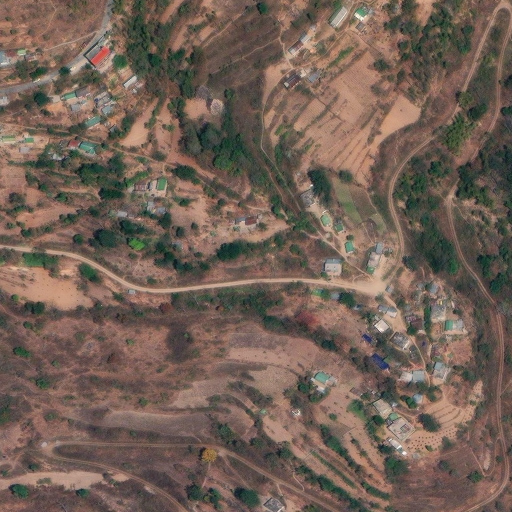
#> input picture viewer/samples/terraced_village.jpg, 1024 x 1024 px (shown at 1/2 size); its folder holds 2 pictures in this run
$ python verify_nodata.py
#> lines starting #> are read from the running program, lines starting #| are printed output that depends on the picture; after the words box and inside, x2 and y2 are one past the last pixel; in counts of white or black regions, pixels touching at a corner belong together
### depthwizard/rgb.py
"""Read any uploaded image as 8-bit RGB -- the one reader the model and the viewer share.

infer.py fed the model through PIL while export_terrain.py read the texture through
rasterio, so the two could disagree about the same file. Found 25 Sep, uploading odd
inputs to a local copy of the live server:

  * a palette PNG (what TinyPNG / pngquant produce) came through rasterio as colour-table
    indices: heights fine, draped texture grey noise;
  * a grey+alpha PNG had two bands, `[..., :3]` kept both, and the export crashed;
  * a 4-band B,G,R,NIR GeoTIFF -- the band order of Cartosat MX, PlanetScope and most
    multispectral stacks -- had its first three bands read as R,G,B, swapping red and blue
    in both what the model saw and what the viewer showed.

Kept free of torch so export_terrain.py can import it without paying for the model.
"""
from __future__ import annotations

from pathlib import Path

import numpy as np


BAND_ORDERS = ("auto", "rgb", "bgr")


# [28 lines left out: function band_plan, not called in this run]


def _rgb_band_indices(src) -> list[int]:
    """Zero-based indices of the red, green and blue bands of an open rasterio dataset."""
    return band_plan(src)[0]


# [35 lines left out: functions describe_bands, _stretch, not called in this run]


def read_rgb(path, band_order: str = "auto") -> np.ndarray:
    """HxWx3 uint8 RGB from a GeoTIFF, PNG or JPG."""
    return read_rgb_valid(path, band_order)[0]


# What separates a footprint border from a shadow that happens to touch the edge, measured
# 26 Sep on 419 real border-free images (DFC2019, Maxar Sikkim/Nepal crops, samples) and 8
# real footprint edges cut from raw Maxar tiles with their masks dropped:
#   shadows:  at most 0.71 % of the perimeter in contact, 0.06 % of the area
#   borders:  47-68 % of the perimeter, 45-86 % of the area
# "Black and touching the edge" alone is NOT enough: a building shadow in OMA_281_005 is
# exactly (0,0,0) and touches the edge. The thresholds sit 4x above the worst shadow; a
# 150 px corner clip of a 1024 px tile (7 % contact, 2 % area) still qualifies.
_MIN_CONTACT = 0.03          # fraction of the image perimeter the region runs along
_MIN_AREA = 0.0025           # fraction of the image it covers
# JPEG compression -- in a .jpg, or inside a Maxar visual GeoTIFF -- leaves the border's
# boundary at 1-6 rather than 0. Grow a confirmed border this far into near-black.
_FRINGE_PX, _FRINGE_TOL = 4, 8


def _edge_connected(dark: np.ndarray, near_black: np.ndarray | None = None) -> np.ndarray:
    """The footprint border within `dark`: components running along the image edge.

    `near_black` (optional) is where the confirmed border may grow by a few pixels, to
    take in the compression fringe along its boundary."""
    if not dark.any():
        return dark
    from scipy.ndimage import binary_dilation, label
    lab, n = label(dark)
    H, W = lab.shape
    ring = np.concatenate([lab[0], lab[-1], lab[:, 0], lab[:, -1]])
    contact = np.bincount(ring, minlength=n + 1)
    area = np.bincount(lab.ravel(), minlength=n + 1)
    keep = (contact >= _MIN_CONTACT * 2 * (H + W)) & (area >= _MIN_AREA * H * W)
    keep[0] = False
    border = keep[lab]
    if near_black is not None and border.any():
        border |= binary_dilation(border, iterations=_FRINGE_PX) & near_black
    return border


def read_rgb_valid(path, band_order: str = "auto") -> tuple[np.ndarray, np.ndarray]:
    """(HxWx3 uint8 RGB, HxW bool valid) from a GeoTIFF, PNG or JPG.

    A pixel is invalid when the file says so -- declared nodata, a zero alpha, an internal
    mask, NaN -- or when it belongs to a pure-black region touching the image edge. The
    second case is the footprint border of a clipped satellite scene, which often carries
    no nodata tag at all. `band_order` ("auto", "rgb", "bgr") overrides which GeoTIFF
    bands are read as red, green and blue; PNG and JPG define their own order. Without this mask the model estimated heights for that border
    and the viewer drew it as a flat black shelf around the scene.

    "Pure black" is judged on the RAW values, never after the percentile stretch: the
    stretch clips the darkest 2% of real pixels (deep shadow) to 0, and those must stay
    valid. Only regions connected to the edge count, so a black roof or a shadow inside
    the scene is never masked.
    """
    path = Path(path)
    if path.suffix.lower() in (".tif", ".tiff"):
        import warnings
        import rasterio
        with warnings.catch_warnings():
            warnings.simplefilter("ignore")
            with rasterio.open(path) as src:
                idx = band_plan(src, band_order)[0]
                a = src.read([i + 1 for i in idx])            # 3 x H x W
                nodata = src.nodata
                # Declared nodata, alpha bands and internal masks, as GDAL resolves them.
                valid = src.dataset_mask() > 0
                if (src.count == 4 and src.dtypes[0] == "uint8"
                        and not any(c.name == "alpha" for c in src.colorinterp)):
                    # An untagged 8-bit fourth band MAY be the alpha GDAL did not know to
                    # apply -- or near-infrared, which reads ~0 over water. Only a band
                    # holding nothing but 0 and 255 (and some 255) is treated as alpha;
                    # anything continuous is left alone, as the reader always did.
                    b4 = src.read(4)
                    if (b4 == 255).any() and ((b4 == 0) | (b4 == 255)).all():
                        valid &= b4 > 0
        a = np.transpose(a, (1, 2, 0))
        if a.dtype.kind == "f":
            valid &= np.isfinite(a).all(-1)
        # Raw zero in every band. For 8-bit this is pure black; for 16-bit or float it
        # is a value real sensor data does not produce across all three bands at once.
        valid &= ~_edge_connected((a == 0).all(-1) & valid,
                                  (a.max(-1) <= _FRINGE_TOL) if a.dtype == np.uint8 else None)
        if a.dtype == np.uint8:
            return np.ascontiguousarray(a), valid
        a = a.astype(np.float32)
        if nodata is not None:
            # A finite nodata value (-9999, 0 on an unsigned border) would otherwise set
            # the low percentile and wash the whole image out.
            a[a == nodata] = np.nan
        a[~valid] = np.nan              # keep masked pixels out of the stretch percentiles
        return _stretch(a), valid

    from PIL import Image, ImageOps
    im = ImageOps.exif_transpose(Image.open(path))
    if im.mode in ("I;16", "I;16B", "I;16L", "I", "F"):
        # 16-bit / float greyscale: convert("RGB") would clip everything above 255 to white.
        raw = np.array(im)
        valid = np.isfinite(raw) if raw.dtype.kind == "f" else np.ones(raw.shape, bool)
        valid &= ~_edge_connected((raw == 0) & valid)
        g = _stretch(np.where(valid, raw, np.nan))
        return np.stack([g] * 3, -1), valid
    if im.mode in ("RGBA", "LA", "PA") or "transparency" in im.info:
        valid = np.array(im.convert("RGBA"))[..., 3] > 0
    else:
        valid = np.ones((im.height, im.width), bool)
    rgb = np.array(im.convert("RGB"))
    # PNG is lossless, so a border is exactly 0. JPEG can lift a flat black block to 1-3;
    # the contact and area thresholds, not this tolerance, are what keep shadows valid.
    core = 3 if path.suffix.lower() in (".jpg", ".jpeg") else 0
    mx = rgb.max(-1)
    valid &= ~_edge_connected((mx <= core) & valid, mx <= _FRINGE_TOL)
    return rgb, valid

### tools/verify_nodata.py
"""Check the nodata detector in depthwizard/rgb.py against real imagery.

    python tools/verify_nodata.py

Three parts, each a claim the detector has to earn:

  A. No regression. On real images with no border, read_rgb returns exactly the pixels the
     previous reader returned (loaded from git HEAD~ for rgb.py, or --baseline), and the
     mask flags nothing. A shadow punched out of a real scene is worse than the slab.
  B. Real borders are found. Footprint edges cut from raw Maxar Open Data tiles, whose own
     per-dataset mask is the truth, written every way a visitor might upload them.
  C. Controls. A black square inside a scene and a short black notch on its edge stay
     valid.

Needs the raw Maxar tiles under D:/sih2026/data/maxar (part B) and the DFC2019 tiles
(part A); parts without their data are reported as skipped, never as passed.
"""
from __future__ import annotations

import argparse
import glob
import importlib.util
import random
import subprocess
import sys
import tempfile
import warnings
from pathlib import Path

import numpy as np

ROOT = Path(__file__).resolve().parents[1]
sys.path.insert(0, str(ROOT))
from depthwizard.rgb import read_rgb_valid  # noqa: E402

warnings.filterwarnings("ignore")
DATA = Path("D:/sih2026/data")
OUT = ROOT.parent / "out" / "nodata_fixtures"
FAILS: list[str] = []


def check(ok: bool, msg: str) -> None:
    print(f"  {'PASS' if ok else 'FAIL'}  {msg}")
    if not ok:
        FAILS.append(msg)


def load_baseline(rev: str):
    """The previous rgb.py, straight from git, as a module."""
#> (the call stopped at in load_baseline, `src = subprocess.run(["git", "show", f"{rev}:depthwizard/rgb.py"], cwd..`: subprocess is not available in this run)
    src = subprocess.run(["git", "show", f"{rev}:depthwizard/rgb.py"], cwd=ROOT,
                         capture_output=True, text=True, encoding="utf-8", check=True).stdout
    tmp = Path(tempfile.mkdtemp()) / "rgb_baseline.py"
    tmp.write_text(src, encoding="utf-8")
    spec = importlib.util.spec_from_file_location("rgb_baseline", tmp)
    mod = importlib.util.module_from_spec(spec)
    spec.loader.exec_module(mod)
    return mod


def part_a(baseline, n_dfc: int) -> None:
    print("\nA. real images without a border: same pixels as before, nothing masked")
    random.seed(0)
    dfc = glob.glob(str(DATA / "extracted/**/*_RGB*.tif"), recursive=True)
    files = (glob.glob("D:/sih2026/testkit/*.tif") + glob.glob("D:/sih2026/demo_uploads/*.tif")
             + glob.glob("D:/sih2026/demo_uploads/*.png")
             + glob.glob(str(ROOT / "viewer/samples/*.tif"))
             + glob.glob(str(ROOT / "viewer/samples/*.png"))
             + [f for f in glob.glob(str(ROOT / "viewer/samples/*.jpg")) if "thumb" not in f]
             + random.sample(dfc, min(n_dfc, len(dfc))))
    if not files:
        print("  SKIP  no images found")
        return
    changed, masked = [], []
    for f in files:
        rgb, valid = read_rgb_valid(f)
        if not np.array_equal(rgb, baseline.read_rgb(f)):
            changed.append(Path(f).name)
        if not valid.all():
            masked.append(f"{Path(f).name} ({int((~valid).sum())} px)")
    check(not changed, f"{len(files)} images read identically to the previous reader"
          + (f"; changed: {changed[:5]}" if changed else ""))
    check(not masked, f"no pixel masked on any of them"
          + (f"; masked: {masked[:5]}" if masked else ""))


def _iou(a: np.ndarray, b: np.ndarray) -> float:
    u = (a | b).sum()
    return 1.0 if u == 0 else float((a & b).sum() / u)


def part_b() -> None:
    print("\nB. real Maxar footprint edges, truth = the tile's own mask")
    import rasterio
    from PIL import Image
    from rasterio.windows import Window
    tiles = ["45_120220031230_10300100CF621C00", "44_120220011002_103001003B39FB00"]
    wins = {tiles[0]: (5376, 1280), tiles[1]: (3328, 14592)}
    OUT.mkdir(parents=True, exist_ok=True)
    found = False
    for t in tiles:
        p = glob.glob(str(DATA / f"maxar/*/{t}-visual.tif"))
        if not p:
            continue
        found = True
        x, y = wins[t]
        w = Window(x, y, 1024, 1024)
        with rasterio.open(p[0]) as s:
            a = s.read([1, 2, 3], window=w)                  # 3 x H x W, uint8
            truth = s.dataset_mask(window=w) == 0            # True = invalid
        tag = t[:15]
        prof = dict(driver="GTiff", width=1024, height=1024, count=3, dtype="uint8",
                    compress="deflate")

        def tif(name, arr, **extra):
            f = OUT / f"{tag}_{name}.tif"
            with rasterio.open(f, "w", **{**prof, **extra, "count": arr.shape[0],
                                           "dtype": str(arr.dtype)}) as d:
                d.write(arr)
            return f

        cases = {}
        cases["GeoTIFF, no tags (lossless)"] = tif("plain", a)
        f = OUT / f"{tag}_mask.tif"
        with rasterio.open(f, "w", **prof) as d:
            d.write(a)
            d.write_mask(np.where(truth, 0, 255).astype(np.uint8))
        cases["GeoTIFF, internal mask"] = f
        cases["GeoTIFF, nodata=0 declared"] = tif("nodata0", a, nodata=0)
        a16 = (a.astype(np.uint16) * 16)
        cases["GeoTIFF, 16-bit, no tags"] = tif("u16", a16)
        hwc = np.transpose(a, (1, 2, 0))
        rgba = np.dstack([hwc, np.where(truth, 0, 255).astype(np.uint8)])
        f = OUT / f"{tag}_alpha.png"
        Image.fromarray(rgba, "RGBA").save(f)
        cases["PNG with alpha"] = f
        f = OUT / f"{tag}_plain.png"
        Image.fromarray(hwc).save(f)
        cases["PNG, no alpha"] = f
        f = OUT / f"{tag}_q90.jpg"
        Image.fromarray(hwc).save(f, quality=90)
        cases["JPEG q90"] = f

        print(f"  {t}  window ({x},{y}) 1024 px, {truth.mean()*100:.1f}% truly invalid")
        for name, f in cases.items():
            _, valid = read_rgb_valid(f)
            det = ~valid
            iou = _iou(det, truth)
            # Masking real imagery is the costly error: count it separately.
            over = int((det & ~truth).sum())
            exact = name in ("GeoTIFF, internal mask", "PNG with alpha")
            ok = (iou == 1.0) if exact else (iou >= 0.98 and over <= 0.002 * (~truth).sum())
            check(ok, f"{name:<28} IoU {iou:.4f}, {over} valid px wrongly masked"
                  + ("  (must be exact)" if exact else ""))
    if not found:
        print("  SKIP  raw Maxar tiles not on this machine")


def part_c() -> None:
    print("\nC. controls: black inside the scene, and a short notch on the edge, stay valid")
    from PIL import Image
    src = ROOT / "viewer/samples/terraced_village.jpg"
    if not src.exists():
        print("  SKIP  control image missing")
        return
    rgb = np.array(Image.open(src).convert("RGB"))[:1024, :1024].copy()
#> rgb is the input picture: shape (1024, 1024, 3); mean R, G, B 114.2, 96.3, 85.5
    H, W = rgb.shape[:2]
#> H = 1024; W = 1024
    OUT.mkdir(parents=True, exist_ok=True)
    a = rgb.copy(); a[400:600, 400:600] = 0                     # black roof, interior
#> after `a[400:600, 400:600] = 0`:
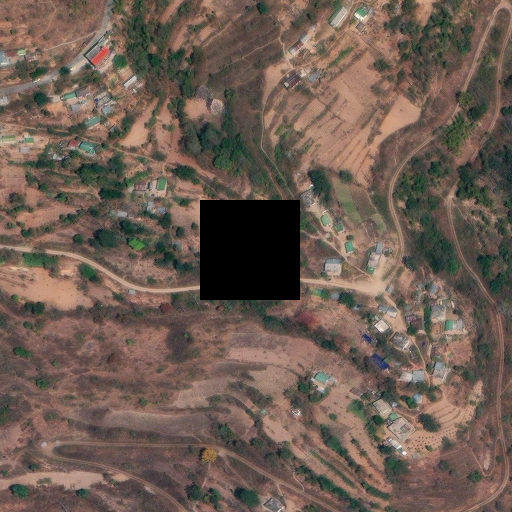
#> a: shape (1024, 1024, 3) (shown at 1/2 size); 3.81% of pixels changed, all inside (x1, y1, x2, y2) = (400, 400, 600, 600)
    f = OUT / "ctl_interior.png"; Image.fromarray(a).save(f)
    check(read_rgb_valid(f)[1].all(), "200x200 black square inside the scene: nothing masked")
#> in _edge_connected, `lab, n = label(dark)`:
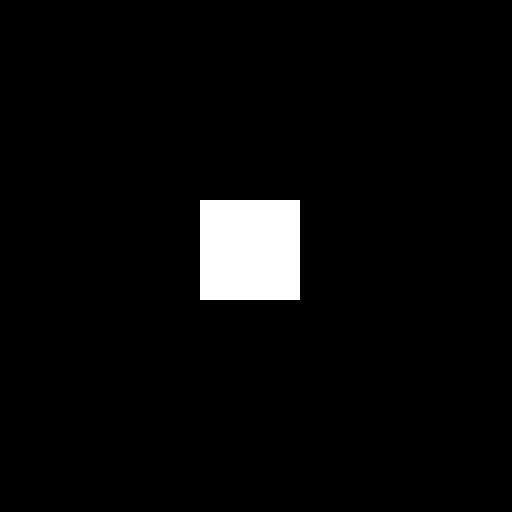
#> lab: shape (1024, 1024) int32 (shown at 1/2 size); values 0 (black) and 1 (white), 3.8% white; 1 white region, box (x1, y1, x2, y2) and area: (400, 400, 600, 600) 40000
#> in _edge_connected, `lab, n = label(dark)`: n = 1
#> in _edge_connected, `ring = np.concatenate([lab[0], lab[-1], lab[:, 0], lab[:, -1]])`: ring = 4096 values from 0 to 0
#> in _edge_connected, `contact = np.bincount(ring, minlength=n + 1)`: contact = [4096, 0]
#> in _edge_connected, `area = np.bincount(lab.ravel(), minlength=n + 1)`: area = [1008576, 40000]
#> in _edge_connected, `keep = (contact >= _MIN_CONTACT * 2 * (H + W)) & (area >= _MIN_AREA * ..`: keep = [True, False]
#> in _edge_connected, `border = keep[lab]`: border: shape (1024, 1024) bool; every value is 0
#> in read_rgb_valid, `valid &= ~_edge_connected((mx <= core) & valid, mx <= _FRINGE_TOL)`: valid: shape (1024, 1024) bool; every value is 1
#|   PASS  200x200 black square inside the scene: nothing masked
    b = rgb.copy(); b[0:40, 300:360] = 0                        # shadow clipping the edge
#> after `b[0:40, 300:360] = 0`:
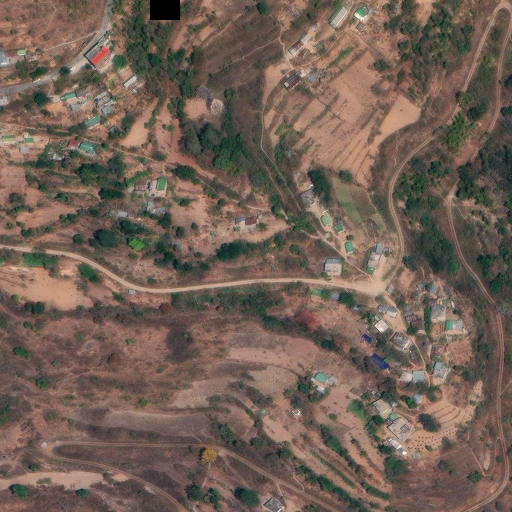
#> b: shape (1024, 1024, 3) (shown at 1/2 size); 0.23% of pixels changed, all inside (x1, y1, x2, y2) = (300, 0, 360, 40)
    f = OUT / "ctl_notch.png"; Image.fromarray(b).save(f)
    check(read_rgb_valid(f)[1].all(), "60 px black notch on the top edge: nothing masked")
#> in _edge_connected (call 2), `lab, n = label(dark)`:
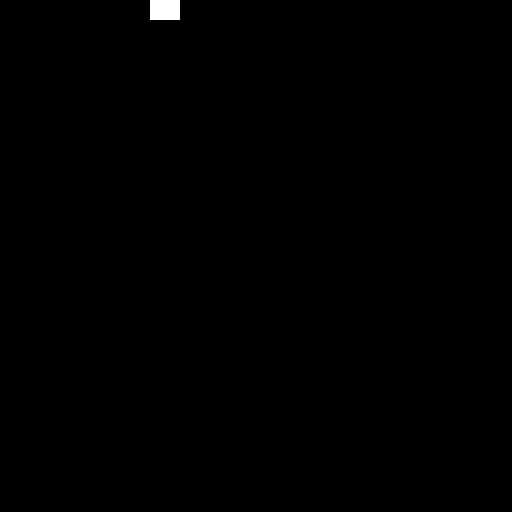
#> lab: shape (1024, 1024) int32 (shown at 1/2 size); values 0 (black) and 1 (white), 0.23% white; 1 white region, box (x1, y1, x2, y2) and area: (300, 0, 360, 40) 2400
#> in _edge_connected (call 2), `ring = np.concatenate([lab[0], lab[-1], lab[:, 0], lab[:, -1]])`: ring = 4096 values, max 1 at index 300, min 0 at index 0, mean 0.0146
#> in _edge_connected (call 2), `contact = np.bincount(ring, minlength=n + 1)`: contact = [4036, 60]
#> in _edge_connected (call 2), `area = np.bincount(lab.ravel(), minlength=n + 1)`: area = [1046176, 2400]
#|   PASS  60 px black notch on the top edge: nothing masked
    c = rgb.copy(); c[:, :int(W * 0.2)] = 0                     # a real border, for contrast
#> after `c[:, :int(W * 0.2)] = 0`:
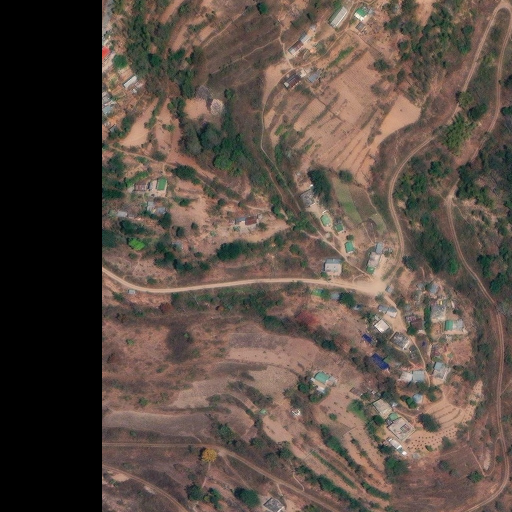
#> c: shape (1024, 1024, 3) (shown at 1/2 size); 19.92% of pixels changed, all inside (x1, y1, x2, y2) = (0, 0, 204, 1024)
    f = OUT / "ctl_border.png"; Image.fromarray(c).save(f)
    v = read_rgb_valid(f)[1]
#> call 3 of read_rgb_valid, with band_order = 'auto'
#> in read_rgb_valid (call 3), `mx = rgb.max(-1)`:
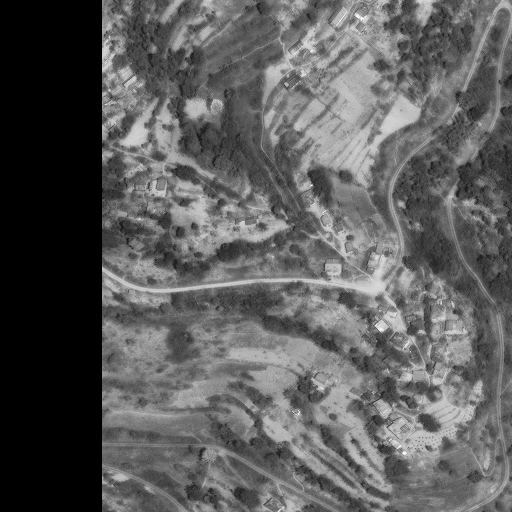
#> mx: shape (1024, 1024) (shown at 1/2 size); min 0, max 255, mean 91.8
#> in _edge_connected (call 3), `lab, n = label(dark)`:
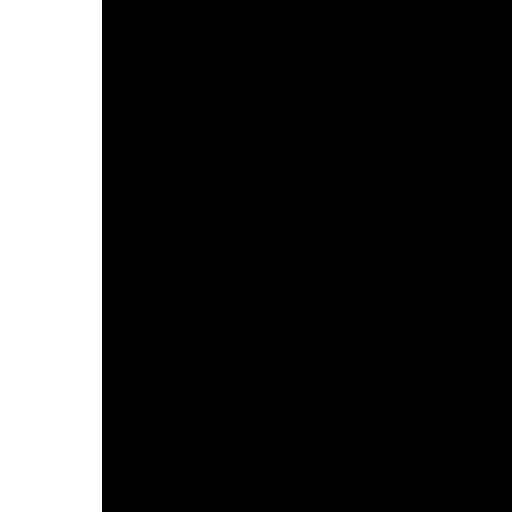
#> lab: shape (1024, 1024) int32 (shown at 1/2 size); values 0 (black) and 1 (white), 19.9% white; 1 white region, box (x1, y1, x2, y2) and area: (0, 0, 204, 1024) 208896
#> in _edge_connected (call 3), `ring = np.concatenate([lab[0], lab[-1], lab[:, 0], lab[:, -1]])`: ring = 4096 values, max 1 at index 0, min 0 at index 204, mean 0.35
#> in _edge_connected (call 3), `contact = np.bincount(ring, minlength=n + 1)`: contact = [2664, 1432]
#> in _edge_connected (call 3), `area = np.bincount(lab.ravel(), minlength=n + 1)`: area = [839680, 208896]
#> in _edge_connected (call 3), `keep = (contact >= _MIN_CONTACT * 2 * (H + W)) & (area >= _MIN_AREA * ..`: keep = [True, True]
    check((~v).sum() == H * int(W * 0.2), "a 20% left border: exactly that strip masked")
#|   PASS  a 20% left border: exactly that strip masked


def main() -> int:
    ap = argparse.ArgumentParser(description=__doc__,
                                 formatter_class=argparse.RawDescriptionHelpFormatter)
    ap.add_argument("--baseline", default="HEAD",
                    help="git revision holding the reader to compare against")
    ap.add_argument("--dfc", type=int, default=300, help="DFC2019 tiles to sample")
    args = ap.parse_args()
    print(f"nodata detector check  (baseline reader: {args.baseline}:depthwizard/rgb.py)")
    part_a(load_baseline(args.baseline), args.dfc)
    part_b()
    part_c()
    print(f"\n{'NODATA OK' if not FAILS else f'{len(FAILS)} FAILED'}")
    return 1 if FAILS else 0


if __name__ == "__main__":
    raise SystemExit(main())
#> (the program exits here)
